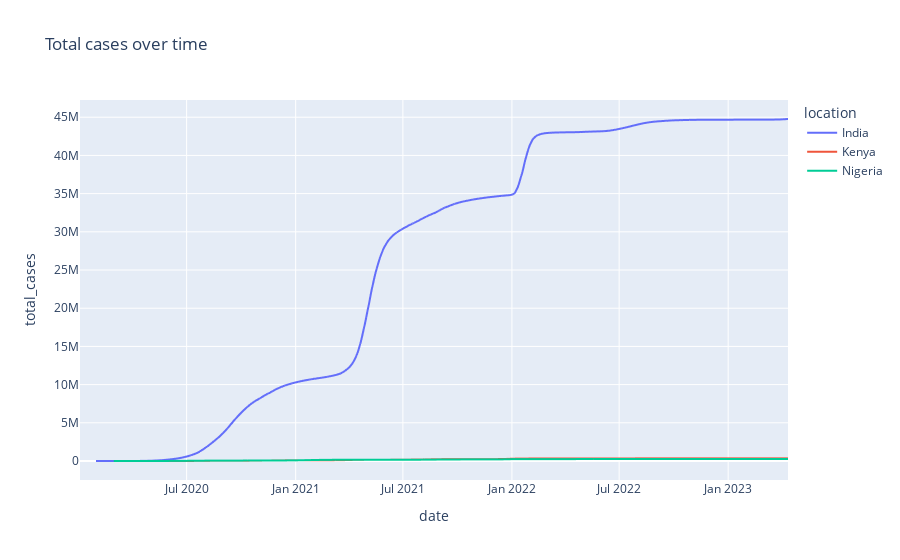
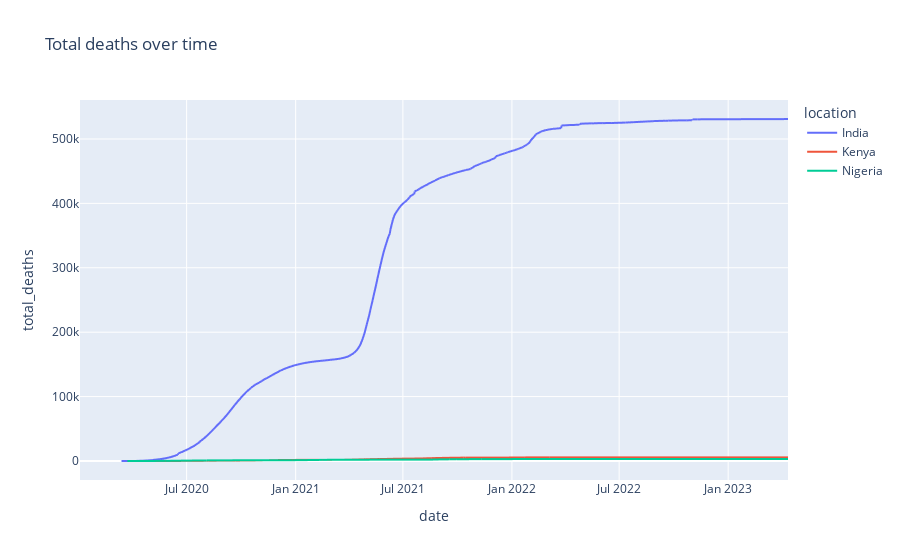
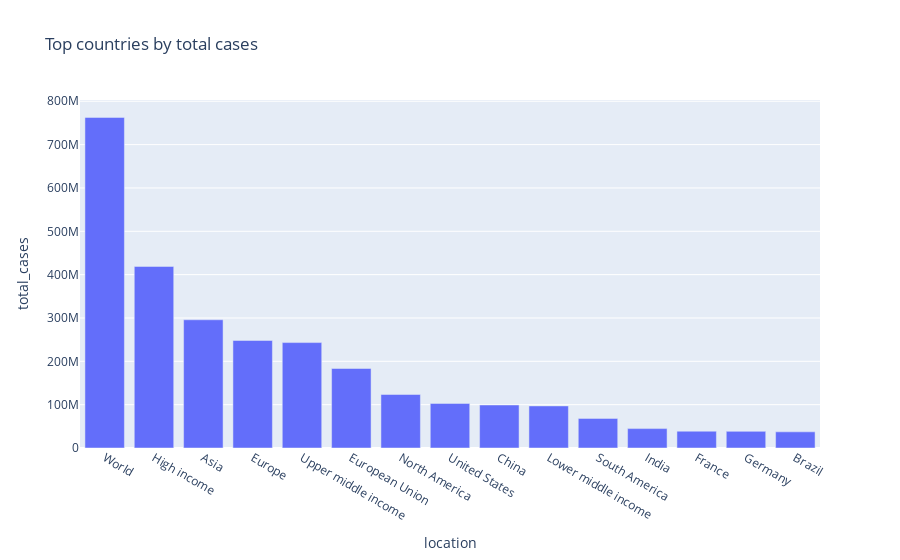
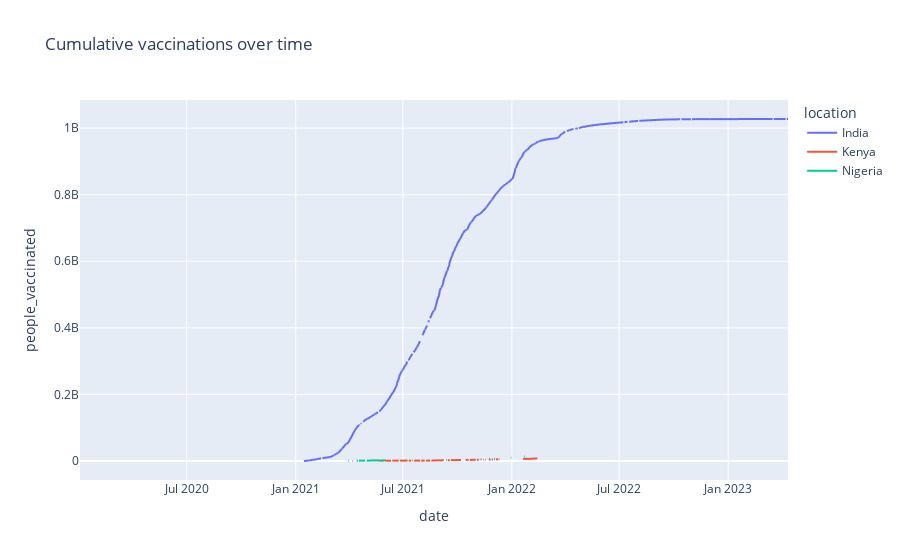

Source (notebook cell) for these figures, in order:
### Code cell
# 5) Advanced visualizations: lines, bars, heatmap, vaccinations, choropleth
# Robust version: ensure df exists, handle missing globals and fallback to matplotlib when Plotly/nbformat not usable
import matplotlib.pyplot as plt
import numpy as np
import pandas as pd

# Ensure df is available (reload if kernel restarted)
if 'df' not in globals():
    csv_path = globals().get('csv_path', 'covid-data.csv')
    print(f"`df` not found in globals, attempting to read from {csv_path}")
    try:
        df = pd.read_csv(csv_path)
    except Exception as e:
        raise RuntimeError(f"Could not load data (tried {csv_path}): {e}")

# identify columns (reuse heuristics used earlier)
date_candidates = [c for c in df.columns if 'date' in c.lower()]
date_col = date_candidates[0] if date_candidates else df.columns[0]
country_candidates = [c for c in df.columns if 'country' in c.lower() or 'location' in c.lower()]
country_col = country_candidates[0] if country_candidates else df.columns[1]

total_cases_candidates = [c for c in df.columns if 'total' in c.lower() and 'case' in c.lower()]
if not total_cases_candidates:
    total_cases_candidates = [c for c in df.columns if 'cases' in c.lower()]
total_cases_col = total_cases_candidates[0] if total_cases_candidates else None

total_deaths_candidates = [c for c in df.columns if 'total' in c.lower() and 'death' in c.lower()]
if not total_deaths_candidates:
    total_deaths_candidates = [c for c in df.columns if 'deaths' in c.lower()]
total_deaths_col = total_deaths_candidates[0] if total_deaths_candidates else None

# vaccination columns heuristics
vacc_cols = {
    'people_vaccinated': next((c for c in df.columns if 'people_vaccinated' in c.lower()), None),
    'total_vaccinations': next((c for c in df.columns if 'total_vaccination' in c.lower() or 'total_vaccinations' in c.lower()), None),
    'people_vaccinated_per_hundred': next((c for c in df.columns if 'people_vaccinated_per_hundred' in c.lower()), None)
}

# ensure date is datetime
df[date_col] = pd.to_datetime(df[date_col], errors='coerce')
df = df.dropna(subset=[date_col])
df = df.sort_values([country_col, date_col])

# latest per country dataframe
df_latest = df.sort_values(date_col).groupby(country_col, as_index=False).last()

# Prepare iso_code/total_cases dataframe for latest date
iso_col = 'iso_code' if 'iso_code' in df_latest.columns else None
if iso_col is None:
    # fallback to using country names as locations
    iso_col = country_col

if total_cases_col:
    df_iso = df_latest[[iso_col, total_cases_col]].rename(columns={iso_col: 'iso_code_or_country', total_cases_col: 'total_cases'})
else:
    df_iso = df_latest[[iso_col]].rename(columns={iso_col: 'iso_code_or_country'})

print('Prepared dataframe `df_iso` with columns:', df_iso.columns.tolist())

# Ensure countries_of_interest exists
if 'countries_of_interest' not in globals() or not globals().get('countries_of_interest'):
    countries_of_interest = ['Kenya', 'USA', 'Nigeria', 'India']
else:
    countries_of_interest = globals()['countries_of_interest']

# LINE CHARTS using plotly if available for interactivity, else matplotlib
try:
    import plotly.express as px
    import plotly.io as pio
    use_plotly = True
except Exception:
    # Plotly or its rendering deps missing; we'll fallback to matplotlib
    use_plotly = False

# Helper: safe show for plotly figures with matplotlib fallbacks
def safe_plotly_show(fig_obj, fallback_func=None):
    if not use_plotly:
        if fallback_func:
            fallback_func()
        return
    try:
        fig_obj.show()
    except Exception as e:
        print(f'Plotly show failed: {e} -- falling back to matplotlib')
        if fallback_func:
            try:
                fallback_func()
            except Exception as e2:
                print('Matplotlib fallback also failed:', e2)

# Line charts - total cases & deaths
if use_plotly and total_cases_col:
    fig_cases = px.line(df[df[country_col].astype(str).str.lower().isin([c.lower() for c in countries_of_interest])], x=date_col, y=total_cases_col, color=country_col, title='Total cases over time')
    safe_plotly_show(fig_cases, fallback_func=lambda: (
        plt.figure(figsize=(10,6)),
        [plt.plot(df[df[country_col].astype(str).str.lower()==c.lower()][date_col], df[df[country_col].astype(str).str.lower()==c.lower()][total_cases_col], label=c) for c in countries_of_interest if not df[df[country_col].astype(str).str.lower()==c.lower()].empty],
        plt.title('Total cases over time'), plt.ylabel('Total cases'), plt.legend(), plt.show()
    ))
elif total_cases_col:
    plt.figure(figsize=(10,6))
    for c in countries_of_interest:
        sub = df[df[country_col].astype(str).str.lower() == c.lower()]
        if not sub.empty:
            plt.plot(sub[date_col], sub[total_cases_col], label=c)
    plt.title('Total cases over time')
    plt.ylabel('Total cases')
    plt.legend()
    plt.show()

if use_plotly and total_deaths_col:
    fig_deaths = px.line(df[df[country_col].astype(str).str.lower().isin([c.lower() for c in countries_of_interest])], x=date_col, y=total_deaths_col, color=country_col, title='Total deaths over time')
    safe_plotly_show(fig_deaths, fallback_func=lambda: (
        plt.figure(figsize=(10,6)),
        [plt.plot(df[df[country_col].astype(str).str.lower()==c.lower()][date_col], df[df[country_col].astype(str).str.lower()==c.lower()][total_deaths_col], label=c) for c in countries_of_interest if not df[df[country_col].astype(str).str.lower()==c.lower()].empty],
        plt.title('Total deaths over time'), plt.ylabel('Total deaths'), plt.legend(), plt.show()
    ))
elif total_deaths_col:
    plt.figure(figsize=(10,6))
    for c in countries_of_interest:
        sub = df[df[country_col].astype(str).str.lower() == c.lower()]
        if not sub.empty:
            plt.plot(sub[date_col], sub[total_deaths_col], label=c)
    plt.title('Total deaths over time')
    plt.ylabel('Total deaths')
    plt.legend()
    plt.show()

# BAR CHART - top countries by total cases
if total_cases_col:
    top = df_latest.sort_values(total_cases_col, ascending=False).head(15)
    if use_plotly:
        fig_bar = px.bar(top, x=country_col, y=total_cases_col, title='Top countries by total cases')
        safe_plotly_show(fig_bar, fallback_func=lambda: (
            plt.figure(figsize=(12,6)),
            plt.bar(top[country_col], top[total_cases_col]),
            plt.xticks(rotation=45), plt.ylabel('Total cases'), plt.title('Top countries by total cases'), plt.show()
        ))
    else:
        plt.figure(figsize=(12,6))
        plt.bar(top[country_col], top[total_cases_col])
        plt.xticks(rotation=45)
        plt.ylabel('Total cases')
        plt.title('Top countries by total cases')
        plt.show()
else:
    print('total_cases column not found; cannot make top-countries bar chart')

# HEATMAP - correlation of numeric columns (optional)
numeric_cols = df_latest.select_dtypes(include=['number']).columns.tolist()
if len(numeric_cols) >= 2:
    corr = df_latest[numeric_cols].corr()
    try:
        import seaborn as sns
        plt.figure(figsize=(10,8))
        sns.heatmap(corr, annot=True, fmt='.2f', cmap='coolwarm')
        plt.title('Correlation heatmap (latest per country)')
        plt.show()
    except Exception:
        plt.figure(figsize=(8,6))
        plt.imshow(corr, cmap='coolwarm', interpolation='none')
        plt.colorbar()
        plt.xticks(range(len(corr.columns)), corr.columns, rotation=90)
        plt.yticks(range(len(corr.index)), corr.index)
        plt.title('Correlation heatmap (latest per country)')
        plt.show()
else:
    print('Not enough numeric columns for correlation heatmap')

# VACCINATION PLOTS: cumulative vaccinations over time and % vaccinated
vacc_field = vacc_cols['people_vaccinated'] or vacc_cols['total_vaccinations']
perc_field = vacc_cols['people_vaccinated_per_hundred']
# if perc_field missing, try compute via population
if perc_field is None and vacc_field and 'population' in df.columns:
    df['people_vaccinated_per_hundred'] = df[vacc_field] / df['population'] * 100
    perc_field = 'people_vaccinated_per_hundred'

if vacc_field:
    if use_plotly:
        fig_vacc = px.line(df[df[country_col].astype(str).str.lower().isin([c.lower() for c in countries_of_interest])], x=date_col, y=vacc_field, color=country_col, title='Cumulative vaccinations over time')
        safe_plotly_show(fig_vacc, fallback_func=lambda: (
            plt.figure(figsize=(10,6)),
            [plt.plot(df[df[country_col].astype(str).str.lower()==c.lower()][date_col], df[df[country_col].astype(str).str.lower()==c.lower()][vacc_field], label=c) for c in countries_of_interest if not df[df[country_col].astype(str).str.lower()==c.lower()].empty],
            plt.title('Cumulative vaccinations over time'), plt.ylabel(vacc_field), plt.legend(), plt.show()
        ))
    else:
        plt.figure(figsize=(10,6))
        for c in countries_of_interest:
            sub = df[df[country_col].astype(str).str.lower() == c.lower()]
            if not sub.empty:
                plt.plot(sub[date_col], sub[vacc_field], label=c)
        plt.title('Cumulative vaccinations over time')
        plt.ylabel(vacc_field)
        plt.legend()
        plt.show()
else:
    print('Vaccination cumulative column not found')

# Compare % vaccinated population (latest)
if perc_field and perc_field in df_latest.columns:
    perc = df_latest[[country_col, perc_field]].sort_values(perc_field, ascending=False).head(15)
    if use_plotly:
        fig_perc = px.bar(perc, x=country_col, y=perc_field, title='% vaccinated (latest)')
        safe_plotly_show(fig_perc, fallback_func=lambda: (
            plt.figure(figsize=(12,6)),
            plt.bar(perc[country_col], perc[perc_field]),
            plt.xticks(rotation=45), plt.title('% vaccinated (latest)'), plt.show()
        ))
    else:
        plt.figure(figsize=(12,6))
        plt.bar(perc[country_col], perc[perc_field])
        plt.xticks(rotation=45)
        plt.title('% vaccinated (latest)')
        plt.show()
else:
    print('% vaccinated field not available for comparison')

# CHOROPLETH - case density or vaccination rates
if use_plotly and total_cases_col:
    locations = 'iso_code' if 'iso_code' in df_latest.columns else country_col
    locationmode = 'ISO-3' if 'iso_code' in df_latest.columns else 'country names'
    try:
        fig_ch = px.choropleth(df_latest, locations=locations, locationmode=locationmode, color=total_cases_col, hover_name=country_col, title='Total cases by country (latest)')
        # safe show with fallback to a message
        safe_plotly_show(fig_ch, fallback_func=lambda: print('Plotly choropleth not available; consider installing nbformat/plotly notebook renderer or export to html'))
    except Exception as e:
        print('Choropleth failed:', e)
elif use_plotly and perc_field and perc_field in df_latest.columns:
    locations = 'iso_code' if 'iso_code' in df_latest.columns else country_col
    locationmode = 'ISO-3' if 'iso_code' in df_latest.columns else 'country names'
    try:
        fig_ch = px.choropleth(df_latest, locations=locations, locationmode=locationmode, color=perc_field, hover_name=country_col, title='% vaccinated by country (latest)')
        safe_plotly_show(fig_ch, fallback_func=lambda: print('Plotly choropleth not available; consider installing nbformat/plotly notebook renderer or export to html'))
    except Exception as e:
        print('Choropleth failed:', e)
else:
    print('plotly not available or required fields missing for choropleth')

# Final: expose df_latest and df_iso for further use
print('\nDataframe with latest per-country (df_latest) and iso/total_cases (df_iso) are available in the notebook namespace.')
df_latest.head()

### Figure 1 — Plotly figure (JSON) as saved in the notebook; plotly's stock layout.template omitted (floating-point values rounded to 4 significant figures; data arrays with more than 128 entries replaced by an {"elided": "..."} marker saying what was removed)
{"data": [{"hovertemplate": "location=India<br>date=%{x}<br>total_cases=%{y}<extra></extra>", "legendgroup": "India", "line": {"color": "#636efa", "dash": "solid"}, "marker": {"symbol": "circle"}, "mode": "lines", "name": "India", "showlegend": true, "type": "scattergl", "x": {"elided": "1196 str values"}, "xaxis": "x", "y": {"elided": "1196 float values"}, "yaxis": "y"}, {"hovertemplate": "location=Kenya<br>date=%{x}<br>total_cases=%{y}<extra></extra>", "legendgroup": "Kenya", "line": {"color": "#EF553B", "dash": "solid"}, "marker": {"symbol": "circle"}, "mode": "lines", "name": "Kenya", "showlegend": true, "type": "scattergl", "x": {"elided": "1196 str values"}, "xaxis": "x", "y": {"elided": "1196 float values"}, "yaxis": "y"}, {"hovertemplate": "location=Nigeria<br>date=%{x}<br>total_cases=%{y}<extra></extra>", "legendgroup": "Nigeria", "line": {"color": "#00cc96", "dash": "solid"}, "marker": {"symbol": "circle"}, "mode": "lines", "name": "Nigeria", "showlegend": true, "type": "scattergl", "x": {"elided": "1196 str values"}, "xaxis": "x", "y": {"elided": "1196 float values"}, "yaxis": "y"}], "layout": {"legend": {"title": {"text": "location"}, "tracegroupgap": 0}, "title": {"text": "Total cases over time"}, "xaxis": {"anchor": "y", "domain": [0, 1], "title": {"text": "date"}}, "yaxis": {"anchor": "x", "domain": [0, 1], "title": {"text": "total_cases"}}}}

### Figure 2 — Plotly figure (JSON) as saved in the notebook; plotly's stock layout.template omitted (floating-point values rounded to 4 significant figures; data arrays with more than 128 entries replaced by an {"elided": "..."} marker saying what was removed)
{"data": [{"hovertemplate": "location=India<br>date=%{x}<br>total_deaths=%{y}<extra></extra>", "legendgroup": "India", "line": {"color": "#636efa", "dash": "solid"}, "marker": {"symbol": "circle"}, "mode": "lines", "name": "India", "showlegend": true, "type": "scattergl", "x": {"elided": "1196 str values"}, "xaxis": "x", "y": {"elided": "1196 float values"}, "yaxis": "y"}, {"hovertemplate": "location=Kenya<br>date=%{x}<br>total_deaths=%{y}<extra></extra>", "legendgroup": "Kenya", "line": {"color": "#EF553B", "dash": "solid"}, "marker": {"symbol": "circle"}, "mode": "lines", "name": "Kenya", "showlegend": true, "type": "scattergl", "x": {"elided": "1196 str values"}, "xaxis": "x", "y": {"elided": "1196 float values"}, "yaxis": "y"}, {"hovertemplate": "location=Nigeria<br>date=%{x}<br>total_deaths=%{y}<extra></extra>", "legendgroup": "Nigeria", "line": {"color": "#00cc96", "dash": "solid"}, "marker": {"symbol": "circle"}, "mode": "lines", "name": "Nigeria", "showlegend": true, "type": "scattergl", "x": {"elided": "1196 str values"}, "xaxis": "x", "y": {"elided": "1196 float values"}, "yaxis": "y"}], "layout": {"legend": {"title": {"text": "location"}, "tracegroupgap": 0}, "title": {"text": "Total deaths over time"}, "xaxis": {"anchor": "y", "domain": [0, 1], "title": {"text": "date"}}, "yaxis": {"anchor": "x", "domain": [0, 1], "title": {"text": "total_deaths"}}}}

### Figure 3 — Plotly figure (JSON) as saved in the notebook; plotly's stock layout.template omitted (floating-point values rounded to 4 significant figures)
{"data": [{"hovertemplate": "location=%{x}<br>total_cases=%{y}<extra></extra>", "legendgroup": "", "marker": {"color": "#636efa", "pattern": {"shape": ""}}, "name": "", "orientation": "v", "showlegend": false, "textposition": "auto", "type": "bar", "x": ["World", "High income", "Asia", "Europe", "Upper middle income", "European Union", "North America", "United States", "China", "Lower middle income", "South America", "India", "France", "Germany", "Brazil"], "xaxis": "x", "y": [762800000.0, 419000000.0, 295800000.0, 248200000.0, 243200000.0, 183500000.0, 123500000.0, 102900000.0, 99240000.0, 97090000.0, 68330000.0, 44770000.0, 38790000.0, 38370000.0, 37320000.0], "yaxis": "y"}], "layout": {"barmode": "relative", "legend": {"tracegroupgap": 0}, "title": {"text": "Top countries by total cases"}, "xaxis": {"anchor": "y", "domain": [0, 1], "title": {"text": "location"}}, "yaxis": {"anchor": "x", "domain": [0, 1], "title": {"text": "total_cases"}}}}

### Figure 4 — Plotly figure (JSON) as saved in the notebook; plotly's stock layout.template omitted (floating-point values rounded to 4 significant figures; data arrays with more than 128 entries replaced by an {"elided": "..."} marker saying what was removed)
{"data": [{"hovertemplate": "location=India<br>date=%{x}<br>people_vaccinated=%{y}<extra></extra>", "legendgroup": "India", "line": {"color": "#636efa", "dash": "solid"}, "marker": {"symbol": "circle"}, "mode": "lines", "name": "India", "showlegend": true, "type": "scattergl", "x": {"elided": "1196 str values"}, "xaxis": "x", "y": {"elided": "1196 float values"}, "yaxis": "y"}, {"hovertemplate": "location=Kenya<br>date=%{x}<br>people_vaccinated=%{y}<extra></extra>", "legendgroup": "Kenya", "line": {"color": "#EF553B", "dash": "solid"}, "marker": {"symbol": "circle"}, "mode": "lines", "name": "Kenya", "showlegend": true, "type": "scattergl", "x": {"elided": "1196 str values"}, "xaxis": "x", "y": {"elided": "1196 float values"}, "yaxis": "y"}, {"hovertemplate": "location=Nigeria<br>date=%{x}<br>people_vaccinated=%{y}<extra></extra>", "legendgroup": "Nigeria", "line": {"color": "#00cc96", "dash": "solid"}, "marker": {"symbol": "circle"}, "mode": "lines", "name": "Nigeria", "showlegend": true, "type": "scattergl", "x": {"elided": "1196 str values"}, "xaxis": "x", "y": {"elided": "1196 float values"}, "yaxis": "y"}], "layout": {"legend": {"title": {"text": "location"}, "tracegroupgap": 0}, "title": {"text": "Cumulative vaccinations over time"}, "xaxis": {"anchor": "y", "domain": [0, 1], "title": {"text": "date"}}, "yaxis": {"anchor": "x", "domain": [0, 1], "title": {"text": "people_vaccinated"}}}}
